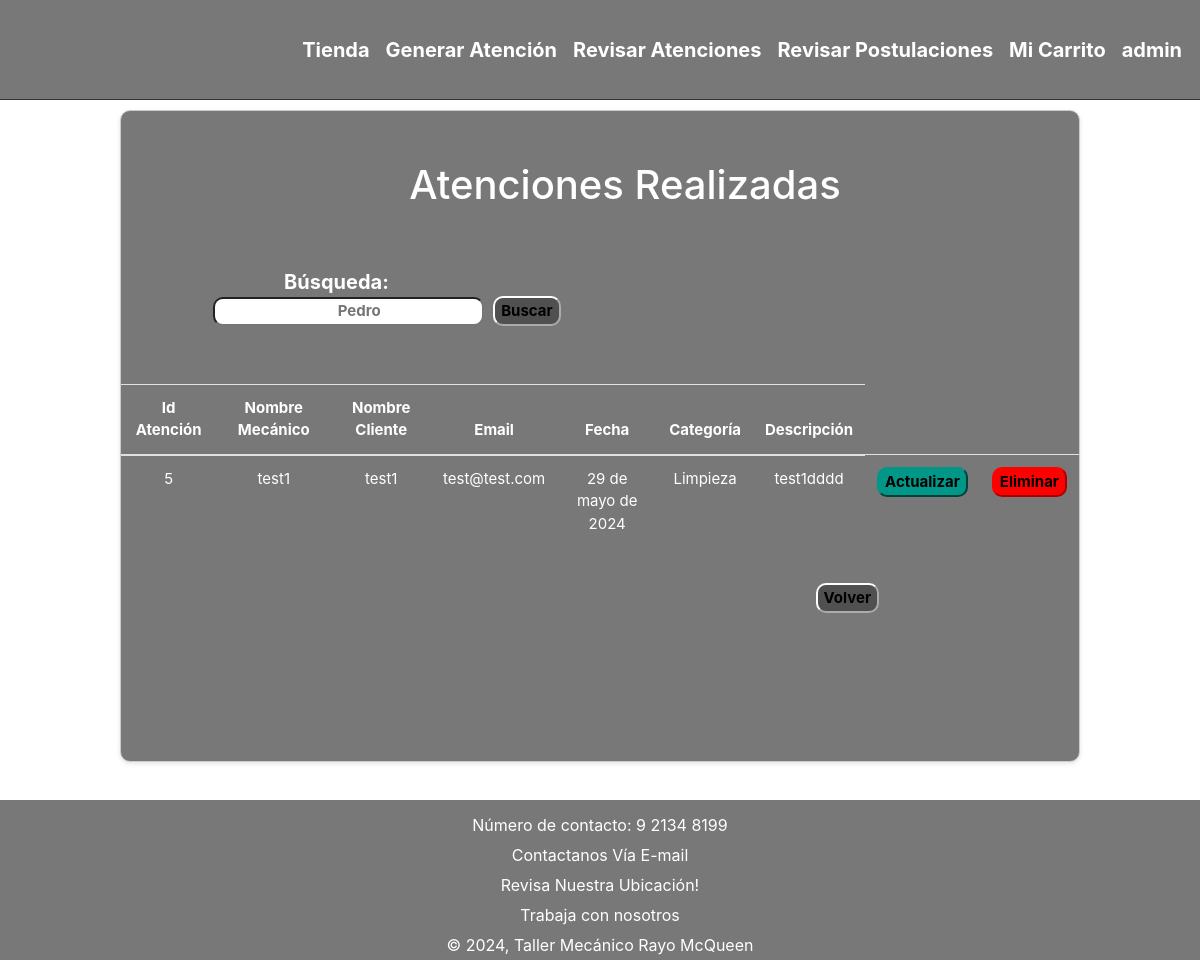
Page /rev-atenciones/ (signed in) on the earlier database version.
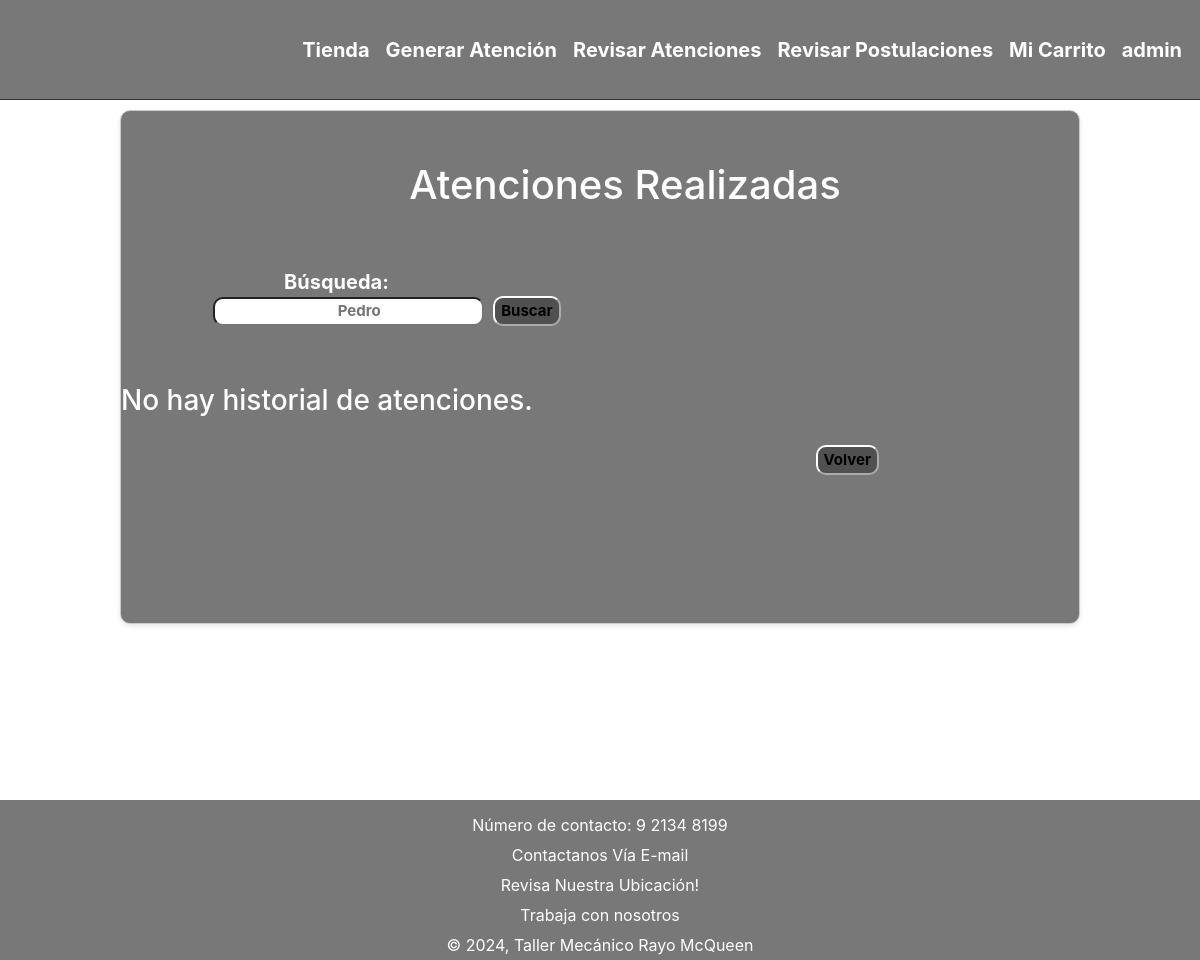
Same page on the later database version.
### app/models.py (models this page shows, shortened)
class atencion(models.Model):
    id_atencion = models.AutoField(db_column='id_atencion', primary_key=True)
    nom_mecanico = models.CharField(max_length=50)
    nom_cliente = models.CharField(max_length=50)
    email = models.EmailField(max_length=100, blank=True, null=False)
    fecha_atencion = models.DateField()
    categoria = models.IntegerField(choices=categoria_opc, default=0)
    descripcion = models.TextField()

### app/views.py (the view, shortened to what this page needs)
# urls.py: path('rev-atenciones/', views.rev_atenciones, name="rev_atenciones"),
@login_required
def rev_atenciones(request):
    busqueda = request.GET.get("buscar")
    atenciones = atencion.objects.all()
    context = {
        'atenciones' :atenciones
    }
    return render(request,'app/rev-atenciones.html',context)

### app/templates/app/rev-atenciones.html (shortened to what this page needs)
{% extends "app/base.html" %}
{% load static %}
{% block css %}
<link rel="stylesheet" href="https://stackpath.bootstrapcdn.com/bootstrap/4.5.2/css/bootstrap.min.css">
<link rel="stylesheet" href="{% static 'app/css/rev-atenciones/styles.min.css' %}">
{% endblock %}
{% block contenido %}
<div class="bloque">
{% if user.is_superuser %}
    <div class="atencion">
        <h1 class="text-center">Atenciones Realizadas</h1>
        <form method="GET">
        <label id="id-search"> Búsqueda:
            <input id="id-search"  type="text" name="buscar" placeholder="Pedro"></label>
        <button class="button-tabla-atenciones" id="search-button"> Buscar </button>
        </form>
        <div class="tabla_atencion">
            <div class="tabla table-responsive">
                {% if atenciones %}
                <table class="table table-border">
                    <thead>
                        <tr>
                            <th scope="col">Id Atención</th>
                            <th scope="col">Nombre Mecánico</th>
                            <th scope="col">Nombre Cliente</th>
                            <th scope="col">Email</th>
                            <th scope="col">Fecha</th>
                            <th scope="col">Categoría</th>
                            <th scope="col">Descripción</th>
                        </tr>
                    </thead>
                    <tbody>
                        {% for x in atenciones %}
                        <tr>
                            <td>{{ x.id_atencion }}</td>
                            <td>{{ x.nom_mecanico }}</td>
                            <td>{{ x.nom_cliente }}</td>
                            <td>{{ x.email }}</td>
                            <td>{{ x.fecha_atencion }}</td>
                            <td>{{ x.get_categoria_display }}</td>
                            <td>{{ x.descripcion }}</td>
                            <td><a href="{% url 'actualizaratencion' x.id_atencion %}"><button class="button-tabla-atenciones" id="green"> Actualizar </button></a></td>
                            <td><a href="{% url 'eliminaratencion' x.id_atencion %}"><button class="button-tabla-atenciones" id="red"> Eliminar </button></a></td>
                        </tr>
                        {% endfor %}
                    </tbody>
                </table>
                {% else %}
                <h3>No hay historial de atenciones.</h3>
                {% endif %}
            </div>
        </div>
        <div class="boton">
            <a href="{% url 'main' %}"><button class="button-tabla-atenciones" id="gray"> Volver </button></a>
        </div>
        <br>
        <br>
    </div>
{% else %}
    <h1>No tienes permisos para acceder a esta página</h1>
{% endif %}
</div>
{% endblock %}

Differences in the rows shown:
removed atencion: id_atencion "5", nom_mecanico "test1", nom_cliente "test1", email "test@test.com", fecha_atencion "29 de mayo de 2024", categoria "Limpieza", descripcion "test1dddd"
Other differences:
text no longer shown: "Id Atención Nombre Mecánico Nombre Cliente Email Fecha Categoría Descripción"
text now shown: "No hay historial de atenciones."
